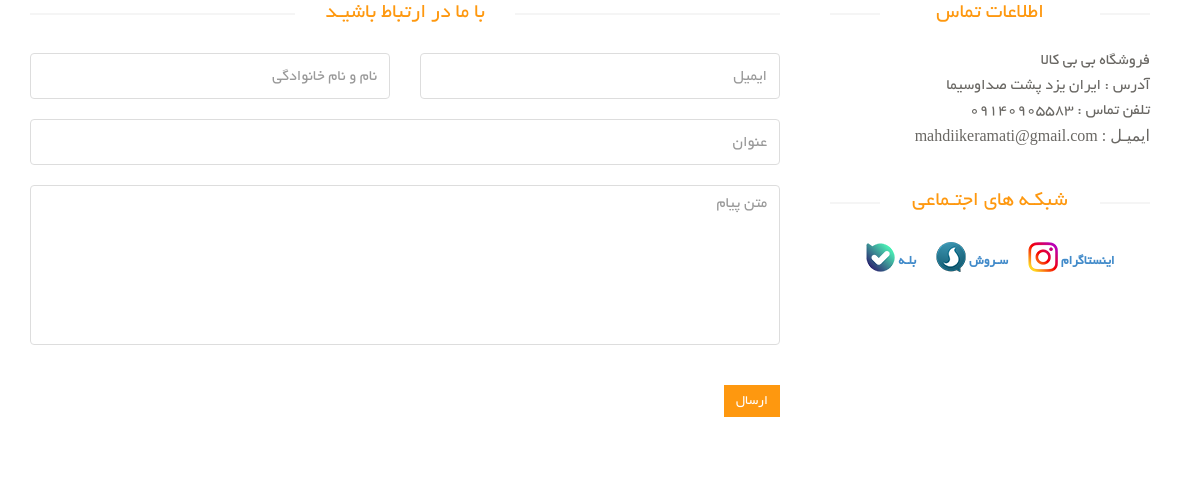
/contact-us/, run on an earlier commit of the app's database.
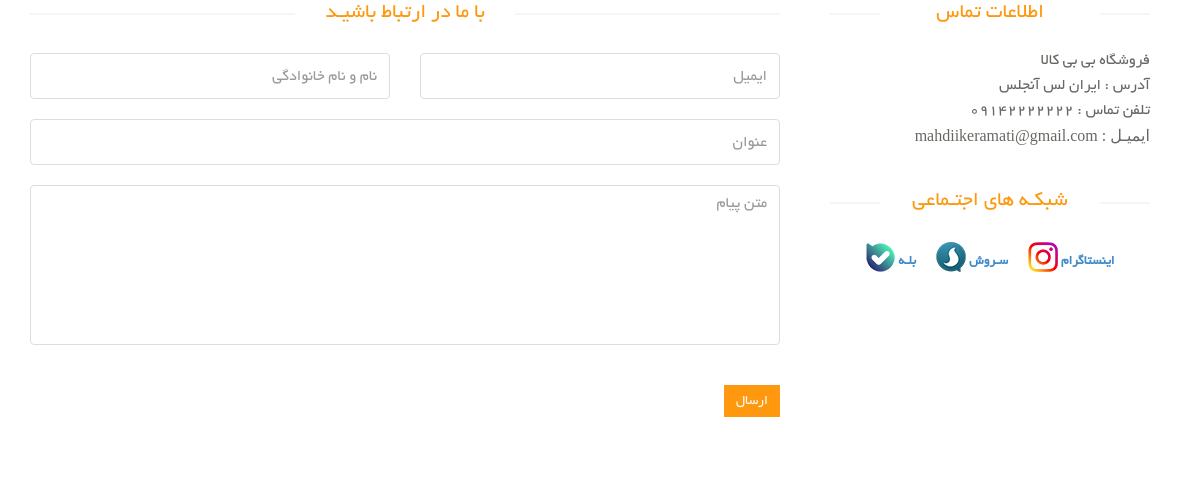
And on a later commit of the database.
### site_module/models.py (models this page shows, shortened)
class SiteSetting(models.Model):
    site_name = models.CharField(max_length=200, verbose_name='نام سایت')
    site_url = models.CharField(max_length=200, verbose_name='دامنه سایت')
    address = models.CharField(max_length=200, null=True, blank=True, verbose_name='آدرس')
    phone = models.CharField(max_length=200, null=True, blank=True, verbose_name='تلفن')
    fax = models.CharField(max_length=200, null=True, blank=True, verbose_name='فکس')
    email = models.CharField(max_length=200, verbose_name='ایمیل')
    copy_right = models.TextField(verbose_name='متن کپی رایت')
    about_us_text = models.TextField(verbose_name='متن درباره ما')
    site_logo = models.ImageField(upload_to='images/site-settings', verbose_name='لوگو سایت')
    is_main_setting = models.BooleanField(verbose_name='تنظیمات اصلی')
    class Meta:
        verbose_name = 'تنظیمات سایت'
        verbose_name_plural = 'تنظیمات'

### contact_module/views.py (the view)
# urls.py: path('', views.ContactUsView.as_view(), name="contact_page"),
class ContactUsView(CreateView):
    template_name = 'contact_module/contact_page.html'
    form_class = ContactUsModelForm
    success_url = reverse_lazy('contact:contact_page')
    def get_context_data(self, *args, **kwargs):
        context = super().get_context_data(**kwargs)
        setting: SiteSetting = SiteSetting.objects.filter(is_main_setting=True).first()
        context['site_setting'] = setting
        return context

### contact_module/templates/contact_module/contact_page.html (shortened to what this page needs)
{% extends 'shared/_layout.html' %}
{% load static %}
{% block content %}
    <div id="contact-page" class="container">
        <div class="bg">
            <div class="row">
                <div class="col-sm-8">
                    <div class="contact-form">
                        <h2 class="title text-center">با ما در ارتباط باشیـد</h2>
                        <form id="main-contact-form" class="contact-form row" action="{% url 'contact:contact_page' %}"
                              method="post">
                            <div class="form-group col-md-6">
                                {{ form.full_name }}
                            </div>
                            <div class="form-group col-md-6">
                                {{ form.email }}
                            </div>
                            <div class="form-group col-md-12 ">
                                {{ form.title }}
                            </div>
                            <div class="form-group col-md-12">
                                {{ form.message }}
                            </div>
                            <div class="form-group col-md-12">
                                <button type="submit" class="btn btn-primary pull-right">ارسال</button>
                            </div>
                        </form>
                    </div>
                </div>
                <div class="col-sm-4">
                    <div class="contact-info">
                        <h2 class="title text-center">اطلاعات تماس</h2>
                        <address>
                            <p>{{ site_setting.site_name }}</p>
                            {% if site_setting.address %}
                                <p>آدرس : {{ site_setting.address }}</p>
                            {% endif %}
                            {% if site_setting.phone %}
                                <p>تلفن تماس : {{ site_setting.phone }}</p>
                            {% endif %}
                            <p style="font-family: tahoma;">ایمیـل : {{ site_setting.email }}</p>
                        </address>
                        <div class="social-networks">
                            <h2 class="title text-center">شبکـه های اجتـماعی</h2>
                            <span class="socials-share share">
									<ul>
										<a href="#">
											<li>
												<label>بلـه</label>
												<img src="{% static  "images/product-details/Bale.png" %}"/>
											</li>
										</a>
										<a href="#">
											<li>
												<label>سـروش</label>
												<img src="{% static  "images/product-details/Soroush.png" %}"/>
											</li>
										</a>
										<a href="#">
											<li>
												<label>اینستاگرام</label>
												<img src="{% static  "images/product-details/Instagram.png" %}"/>
											</li>
										</a>
									</ul>
								</span>
                        </div>
                    </div>
                </div>
            </div>
        </div>
    </div>
{% endblock %}

What changed in the data, as far as the page shows it:
changed SiteSetting "فروشگاه بی بی کالا": address "ایران یزد پشت صداوسیما" → "ایران لس آنجلس"; phone "09140905583" → "09142222222"
